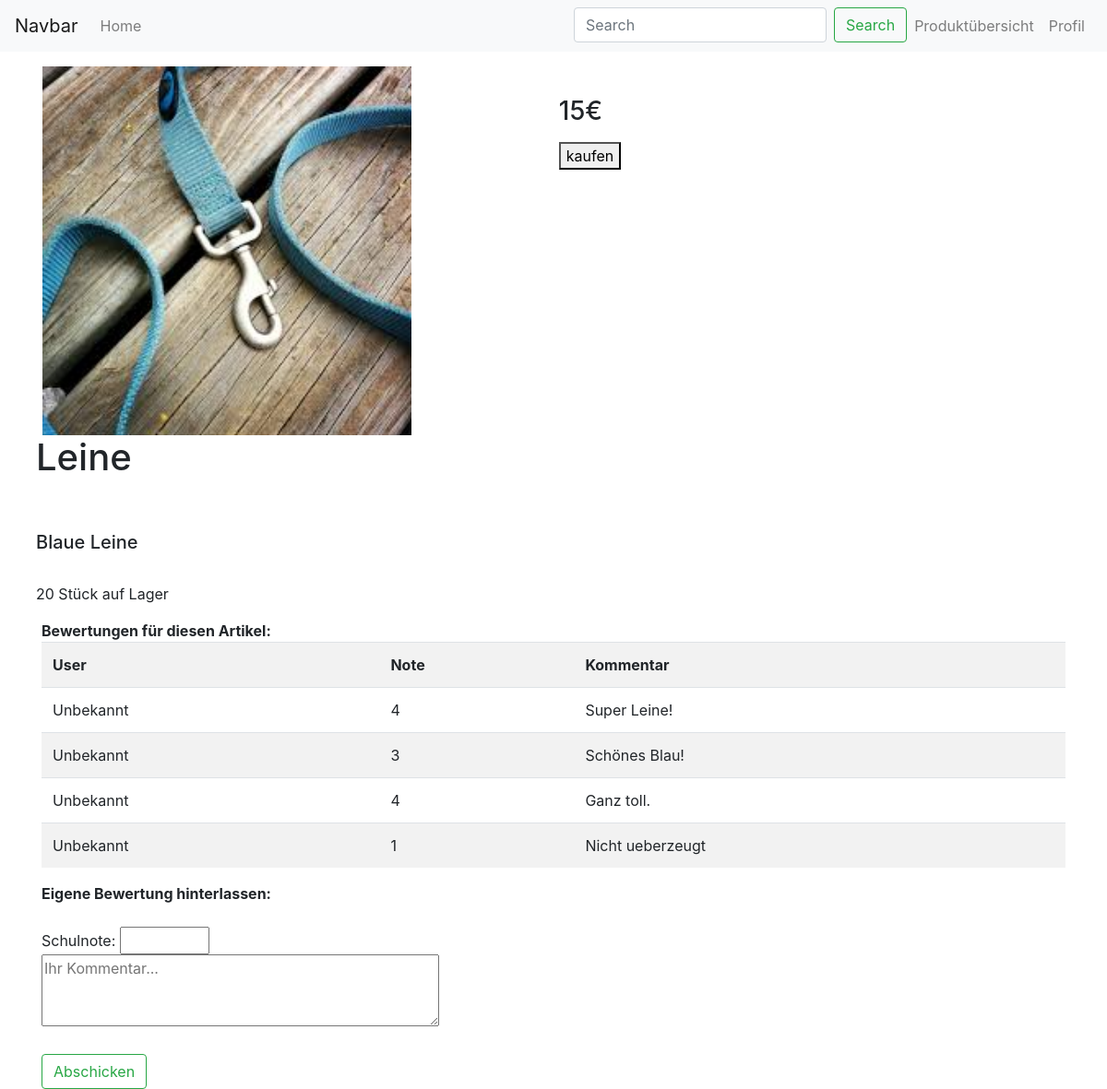
/produktansicht.php?ID=1, run on an earlier commit of the app's database.
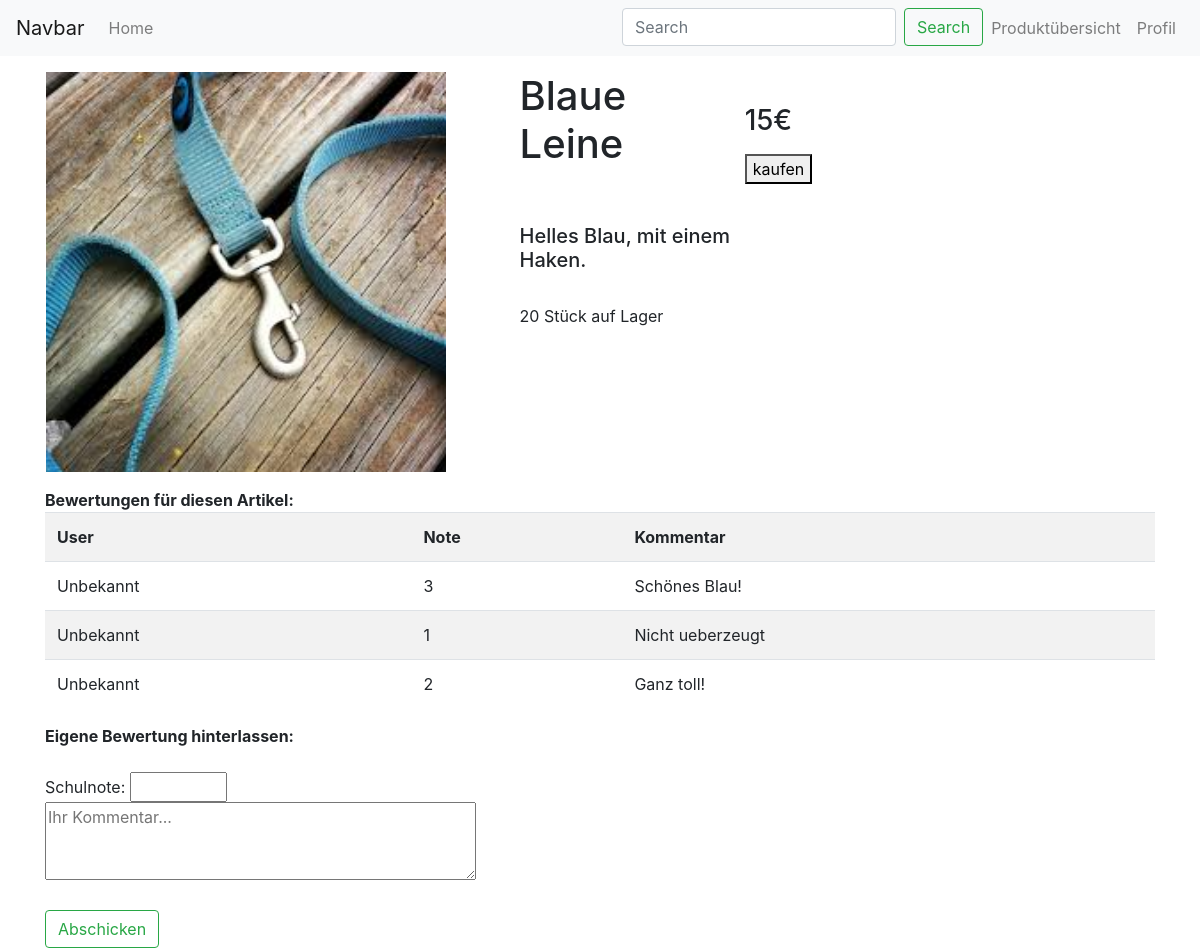
And on a later commit of the database.
### tables this page shows
CREATE TABLE `produkte` (
  `ID` int(11) NOT NULL,
  `Name` text NOT NULL,
  `Preis` int(11) NOT NULL,
  `Stueck` int(11) NOT NULL,
  `Bild` text NOT NULL,
  `Beschreibung` text NOT NULL
);

CREATE TABLE `bewertungen` (
  `ID` int(11) NOT NULL,
  `Kommentar` text NOT NULL,
  `Note` float(10,0) NOT NULL,
  `Datum` datetime NOT NULL DEFAULT CURRENT_TIMESTAMP,
  `User` varchar(50) NOT NULL DEFAULT 'Unbekannt'
);

### produktansicht.php (the view)
<?php include 'inc/head.php'?>
<?php include 'inc/nav.php';
include 'inc/config.php';
    $id = $_GET['ID'];
    $query = "SELECT * FROM produkte WHERE produkte.ID = '$id'";
    $query2 = "SELECT * FROM produkte INNER JOIN bewertungen WHERE produkte.ID = '$id' AND bewertungen.ID = '$id'";
    $result = mysqli_query($con, $query);
    $result2 = mysqli_query($con, $query2);
    if ($row = mysqli_fetch_assoc($result)) {
        $id = $_GET['ID'];
        $bild = $row['Bild'];
        $name = $row['Name'];
        $preis = $row['Preis'];
        $stueck = $row['Stueck'];
        $beschreibung = $row['Beschreibung'];
        ?>
        <div class="container">
            <div class="row">
                <div class="d-flex flex-row bd-highlight pl-3 pt-3 mb-3">
                    <div class="row">
                        <div class="col pr-0 mr-0"><img src="<?php echo $bild ?>" alt="" width="400px"></div>
                        <div class="col-4 pl-2 mr-0">
                            <h1><?php echo $name ?></h1><br><br>
                            <h5><?php echo $beschreibung ?></h5><br>
                            <h7><?php echo $stueck ?> Stück auf Lager</h7>
                        </div>
                    </div>
                    <div class="p-2 bd-highlight">
                        <br><h3><?php echo $preis ?>€</h3><p>
                        <form method="post" action="php/buyArticle.php?ID=<?php echo $id ?>&Verfuegbarkeit=<?php echo $stueck ?>"><button type="submit" name="cartBtn">kaufen</button></form>
                    </div>
                </div>
                <div class="col-12">
                    <table class="table table-striped">
                        <thead><b>Bewertungen für diesen Artikel:</b></thead>
                        <th scope="col">User</th>
                        <th scope="col">Note</th>
                        <th scope="col">Kommentar</th>
                        <?php
                        while ($row = mysqli_fetch_assoc($result2)) {
                            $user = $row['User'];
                            $kommentar = $row['Kommentar'];
                            $note = $row['Note']; ?>
                        <tr>
                            <td><?php echo $user ?></td>
                            <td><?php echo $note ?></td>
                            <td><?php echo $kommentar ?></td>
                        </tr><?php } ?>
                    </table>
                </div>
            </div>
            <div>
                <form method = 'post' action = 'php/articleValuations.php?ID=<?php echo $id ?>' >
                    <b>Eigene Bewertung hinterlassen:</b><br><br>
                    Schulnote: <input name="Note" type="number" max="6.0" min="1.0" ><br>
                    <textarea name = 'Kommentar' cols = '40' rows = '3' placeholder="Ihr Kommentar..."></textarea ><br><br>
                    <button class="btn btn-outline-success" type="submit" name="commentBtn" >Abschicken</button>
                </form >
            </div>
        </div>
        <?php
} include 'inc/bottom.php'?>

What changed in the data, as far as the page shows it:
no longer on one of the page's lists (row edited): produkte: bewertungen.User "Unbekannt", bewertungen.Note "4", bewertungen.Kommentar "Super Leine!", bewertungen.Note "3", bewertungen.Kommentar "Schönes Blau!", bewertungen.Kommentar "Ganz toll.", bewertungen.Note "1", bewertungen.Kommentar "Nicht ueberzeugt"
changed produkte "Blaue Leine": Name "Leine" → "Blaue Leine"; Beschreibung "Blaue Leine" → "Helles Blau, mit einem Haken."
now on this page (row unchanged): bewertungen: User "Unbekannt", Note "3", Kommentar "Schönes Blau!"
now on this page (row unchanged): bewertungen: User "Unbekannt", Note "1", Kommentar "Nicht ueberzeugt"
added bewertungen: User "Unbekannt", Note "2", Kommentar "Ganz toll!"
